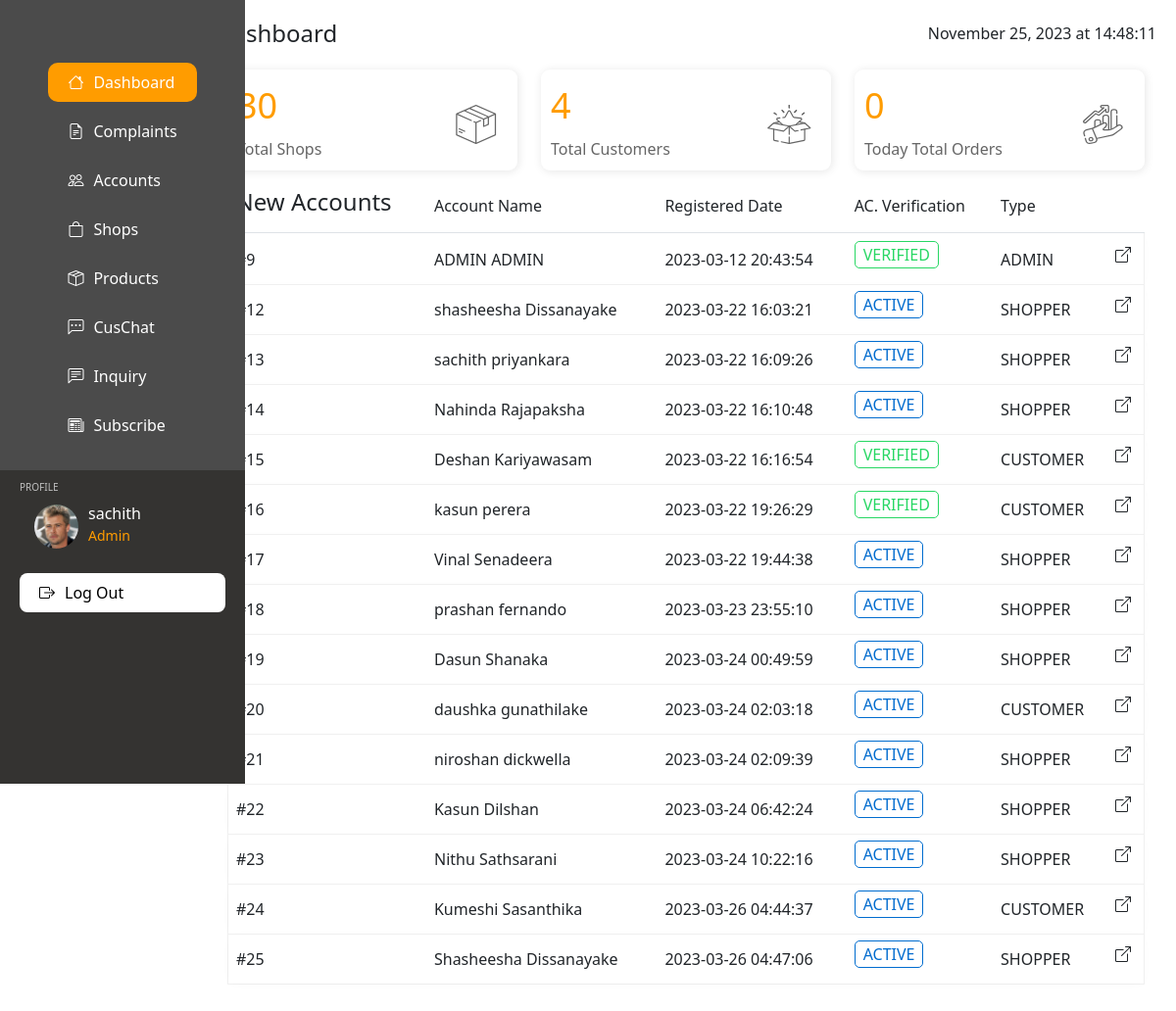
Screenshot of /admin/admin-dashboard.php (signed in) with the database file from the repository.
### tables this page shows
CREATE TABLE IF NOT EXISTS `user` (
  `user_id` int NOT NULL AUTO_INCREMENT,
  `email` varchar(255) NOT NULL,
  `password` text NOT NULL,
  `acc_type` varchar(10) NOT NULL,
  `acc_status` varchar(10) DEFAULT NULL,
  `first_name` varchar(45) NOT NULL,
  `last_name` varchar(45) NOT NULL,
  `full_name` varchar(255) DEFAULT NULL,
  `birthday` date DEFAULT NULL,
  `nic` varchar(20) NOT NULL,
  `tel` varchar(12) NOT NULL,
  `gender` varchar(7) NOT NULL,
  `home_address` varchar(350) NOT NULL,
  `home_city` varchar(100) NOT NULL,
  `zip_code` varchar(45) NOT NULL,
  `dp_img` varchar(45) DEFAULT NULL,
  `date_created` datetime DEFAULT CURRENT_TIMESTAMP,
  `date_updated` datetime DEFAULT NULL,
  `is_active` tinyint(1) DEFAULT NULL,
  PRIMARY KEY (`user_id`)
);

### controller/shop_controller.php (called while the page is built, shortened)
<?php
function getTotalShop(){
    $conn = getConnection();
    $stmt = $conn->prepare("SELECT COUNT(*) FROM ".TABLE_SHOP." WHERE is_active = 1;");
    $stmt->execute();
    $result = $stmt->get_result();
    if ($result->num_rows > 0) {
        return $result->fetch_all(MYSQLI_ASSOC);
    } else {
        return null;
    }
}
function getTotalCustomer(){
    $conn = getConnection();
    $stmt = $conn->prepare("SELECT COUNT(*) FROM ".TABLE_USER." WHERE is_active = 1 AND acc_type = 'CUSTOMER';");
    $stmt->execute();
    $result = $stmt->get_result();
    if ($result->num_rows > 0) {
        return $result->fetch_all(MYSQLI_ASSOC);
    } else {
        return null;
    }
}

### controller/user_controller.php (called while the page is built, shortened)
<?php
function getAccountsOrderByDate(){
    $conn = getConnection();
    $stmt = $conn->prepare("SELECT * FROM ".TABLE_USER." ORDER BY date_created");
    $stmt->execute();
    $result = $stmt->get_result();
    if ($result->num_rows > 0) {
        return $result->fetch_all(MYSQLI_ASSOC);
    } else {
        return null;
    }
}
function getUserByUserID($userID){
    $conn = getConnection();
    $stmt = $conn->prepare("SELECT * FROM " . TABLE_USER . " WHERE user_id= ".$userID.";");
    $stmt->execute();
    $result = $stmt->get_result();
    if ($result->num_rows > 0) {
        return $result->fetch_all(MYSQLI_ASSOC);
    } else {
        return null;
    }
}

### admin/admin-dashboard.php (the view, shortened to what this page needs)
<!DOCTYPE html>
<html lang="en">
<head>
    <link rel="stylesheet" href="../css/bootstrap.css">
    <link rel="stylesheet" href="./css/admin-main.css">
</head>
<body>
    <?php
    include "../controller/shop_controller.php";
    include "../controller/user_controller.php";
    include './includes/dashboard-navigation.php';
    $accountList = getAccountsOrderByDate();
    $totalShops = getTotalShop();
    $totalCustomers = getTotalCustomer();
    $todayOrderCount = getTodayOrderCount();
    ?>
    <main class="section main-wrapper ">
        <div class="header">
            <h4>Dashboard</h4>
            <span class="current_timestamp" id="datetime"></span>
        </div>
        <div class="section">
            <div class="row ">
                <div class="col-4 gray-text">
                    <div class="stat-card white-bd-card">
                        <div class="info">
                            <span class="count orange-text"><?php echo $totalShops[0]['COUNT(*)']; ?></span>
                            <span class="title">Total Shops</span>
                        </div>
                        <div class="icon">
                            <img src="../assets/icons/shopper.svg" alt="">
                        </div>
                    </div>
                </div>
                <div class="col-4 gray-text">
                    <div class="stat-card white-bd-card">
                        <div class="info">
                            <span class="count orange-text"><?php echo $totalCustomers[0]['COUNT(*)']; ?></span>
                            <span class="title">Total Customers</span>
                        </div>
                        <div class="icon">
                            <img src="../assets/icons/adminsales.svg" alt="">
                        </div>
                    </div>
                </div>
                <div class="col-4 gray-text">
                    <div class="stat-card white-bd-card">
                        <div class="info">
                            <span class="count orange-text"><?php
                                if (!isset($todayOrderCount[0]['COUNT(*)'])){
                                    echo "0";
                                }else{
                                    echo $todayOrderCount[0]['COUNT(*)'];
                                }
                                 ?></span>
                            <span class="title">Today Total Orders</span>
                        </div>
                        <div class="icon">
                            <img src="../assets/icons/customerd.svg" alt="">
                        </div>
                    </div>
                </div>
            </div>
            <div class="row">
                <div class="table-responsive">
                    <table class="table top-selling-table">
                        <thead>
                            <tr>
                                <th class="min-width">
                                    <h4 class="text-sm text-medium">
                                        New Accounts
                                    </h4>
                                </th>
                                <th class="min-width">
                                    <h6 class="text-sm text-medium">
                                        Account Name
                                    </h6>
                                </th>
                                <th class="min-width">
                                    <h6 class="text-sm text-medium">
                                        Registered Date
                                    </h6>
                                </th>
                                <th class="min-width">
                                    <h6 class="text-sm text-medium">
                                        AC. Verification
                                    </h6>
                                </th>
                                <th class="min-width">
                                    <h6 class="text-sm text-medium">
                                        Type
                                    </h6>
                                </th>
                                <th class="min-width">
                                </th>
                            </tr>
                        </thead>
                        <tbody>
                            <?php
                            if (isset($accountList)) {
                                if (count($accountList) > 0) {
                                    for ($i = 0; $i < count($accountList); $i++) {
                            ?>
                                        <tr>
                                            <td>
                                                <div class="product">
                                                    <p class="text-sm">#<?php echo $accountList[$i]["user_id"] ?></p>
                                                </div>
                                            </td>
                                            <td>
                                                <p class="text-sm">
                                                <p class="text-sm"><?php echo $accountList[$i]["first_name"] ?> <?php echo $accountList[$i]["last_name"] ?></p>
                                            </td>
                                            <td>
                                                <p class="text-sm"><?php echo $accountList[$i]["date_created"] ?></p>
                                            </td>
                                            <td>
                                                <span class="status-tag text-sm" style="<?php
                                                                                        if ($accountList[$i]["acc_status"] == "ACTIVE") {
                                                                                            echo 'border:#006CCF; color:#006CCF';
                                                                                        } else if ($accountList[$i]["acc_status"] == "BANNED") {
                                                                                            echo 'border:#882FFA; color:#882FFA';
                                                                                        } else if ($accountList[$i]["acc_status"] == "VERIFIED") {
                                                                                            echo 'border:#28D764; color:#28D764';
                                                                                        } ?>"><?php echo $accountList[$i]["acc_status"] ?></span>
                                            </td>
                                            <td>
                                                <p class="text-sm"><?php echo $accountList[$i]["acc_type"] ?></p>
                                            </td>
                                            <td class="color2-btn">
                                                <i style="cursor: pointer;" class="bi bi-box-arrow-up-right"
                                                   onclick="openUserAccountModal(
                                                           '<?php
                                                   echo str_ireplace('"','|',json_encode(getUserByUserID($accountList[$i]["user_id"])))?>')">
                                                </i>
                                            </td>
                                        </tr>
                            <?php
                                    }
                                }
                            } ?>
                        </tbody>
                    </table>
                </div>
            </div>
        </div>
    </main>
</body>
</html>

### admin/css/admin-main.css (style rules this page uses)
* { padding: 0px; margin: 0px; box-sizing: border-box; border: 0px; }
:root { --nav-bg-shop: #FBF9F8; --nav-bg-cus: #4B4B4B; --nav-bg-admin: #4B4B4B; --nav-bg2-shop: #F9F2EF; --nav-bg2-cus: #585656; --nav-bg2-admin: #343331; --nav-select-bg-shop: #F2EEEA; --nav-text-shop: #626261; --orange-text: #FF9C00; --light-orange: #FFE0AF; --orange: #FF9C00; --green: #28D764; --hover-orange: #ffac27; --white: #ffffff; --white: #ffffff; --red: #DD3A3A; }
.status-tag { padding: 2px 8px !important; text-align: center; border: 1px solid !important; border-radius: 5px; }
.orange-text { color: var(--orange); text-decoration: none; cursor: pointer; }
.gray-text { color: #666666; }
body { display: flex; flex-direction: row; width: 100vw; }
.section { width: 100%; padding: 12px; }
.section .header { display: flex; flex-direction: row; justify-content: space-between; align-items: center; margin-bottom: 10px; }
.section .header h4 { margin: 0px; }
.section .header span { font-weight: 500; }
.section .table-responsive { overflow-y: auto; height: 100%; }
.table-responsive tbody tr { background: #FFFFFF; border: 1px solid rgba(0, 0, 0, 0.06); border-radius: 10px; box-shadow: 0px 2px 8px rgba(0, 0, 0, 0.02); height: 30px; width: 100%; }
.table-responsive tbody tr p { margin: 5px 0px; }
.table thead th { position: sticky; top: 0px; background: var(--white); }
.table tbody tr:first-child>* { padding-top: 10px; }
.table> :not(:first-child) { border-top: none; }
.main-wrapper { width: 100%; padding: 20px; height: 100vh; }
.header .current_timestamp { font-weight: 600; }
.white-bd-card { background: #FFFFFF; box-shadow: 1px 1px 10px rgba(0, 0, 0, 0.1); border-radius: 9px; }
.stat-card { padding: 10px; display: flex; flex-direction: row; justify-content: space-between; align-items: center; margin-bottom: 10px; }
.stat-card .info { display: flex; flex-direction: column; gap: 5px; }
.stat-card .info .count { font-size: 36px; margin: 0px; }
.stat-card .icon { font-size: 38px; margin-right: 10px; }
td p { margin: 0px; }

### rows the page displays
user: user_id "9", first_name "ADMIN", last_name "ADMIN", date_created "2023-03-12 20:43:54", acc_status "VERIFIED", acc_type "ADMIN"
user: user_id "12", first_name "shasheesha", last_name "Dissanayake", date_created "2023-03-22 16:03:21", acc_status "ACTIVE", acc_type "SHOPPER"
user: user_id "13", first_name "sachith", last_name "priyankara", date_created "2023-03-22 16:09:26", acc_status "ACTIVE", acc_type "SHOPPER"
user: user_id "14", first_name "Nahinda", last_name "Rajapaksha", date_created "2023-03-22 16:10:48", acc_status "ACTIVE", acc_type "SHOPPER"
user: user_id "15", first_name "Deshan", last_name "Kariyawasam", date_created "2023-03-22 16:16:54", acc_status "VERIFIED", acc_type "CUSTOMER"
user: user_id "16", first_name "kasun", last_name "perera", date_created "2023-03-22 19:26:29", acc_status "VERIFIED", acc_type "CUSTOMER"
user: user_id "17", first_name "Vinal", last_name "Senadeera", date_created "2023-03-22 19:44:38", acc_status "ACTIVE", acc_type "SHOPPER"
user: user_id "18", first_name "prashan", last_name "fernando", date_created "2023-03-23 23:55:10", acc_status "ACTIVE", acc_type "SHOPPER"
user: user_id "19", first_name "Dasun", last_name "Shanaka", date_created "2023-03-24 00:49:59", acc_status "ACTIVE", acc_type "SHOPPER"
user: user_id "20", first_name "daushka", last_name "gunathilake", date_created "2023-03-24 02:03:18", acc_status "ACTIVE", acc_type "CUSTOMER"
user: user_id "21", first_name "niroshan", last_name "dickwella", date_created "2023-03-24 02:09:39", acc_status "ACTIVE", acc_type "SHOPPER"
user: user_id "22", first_name "Kasun", last_name "Dilshan", date_created "2023-03-24 06:42:24", acc_status "ACTIVE", acc_type "SHOPPER"
user: user_id "23", first_name "Nithu", last_name "Sathsarani", date_created "2023-03-24 10:22:16", acc_status "ACTIVE", acc_type "SHOPPER"
user: user_id "24", first_name "Kumeshi", last_name "Sasanthika", date_created "2023-03-26 04:44:37", acc_status "ACTIVE", acc_type "CUSTOMER"
user: user_id "25", first_name "Shasheesha", last_name "Dissanayake", date_created "2023-03-26 04:47:06", acc_status "ACTIVE", acc_type "SHOPPER"

### other values shown
$loggedUser["first_name"] "sachith"
$totalShops[0]['COUNT(*)'] "30"
$totalCustomers[0]['COUNT(*)'] "4"
